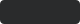
<?xml version="1.0" encoding="UTF-8"?>
<ui version="4.0">
 <class>TabSelectorTooltip</class>
 <widget class="QFrame" name="TabSelectorTooltip">
  <property name="geometry">
   <rect>
    <x>0</x>
    <y>0</y>
    <width>80</width>
    <height>24</height>
   </rect>
  </property>
  <property name="styleSheet">
   <string notr="true">#TabSelectorTooltip
{
background-color: transparent;
border: none;
}

#tooltipContent
{
background-color: #2A2B2C; /*colorToken.background-inverse*/
border: none;
border-radius: 4px;
}

#tooltipContent QLabel
{
color: #FAFAFA; /*colorToken.text-inverse*/
background-color: transparent;
border: none;
}</string>
  </property>
  <layout class="QVBoxLayout" name="rootLayout">
   <property name="spacing">
    <number>0</number>
   </property>
   <property name="leftMargin">
    <number>0</number>
   </property>
   <property name="topMargin">
    <number>0</number>
   </property>
   <property name="rightMargin">
    <number>0</number>
   </property>
   <property name="bottomMargin">
    <number>0</number>
   </property>
   <item>
    <widget class="QFrame" name="tooltipContent">
     <property name="frameShape">
      <enum>QFrame::NoFrame</enum>
     </property>
     <layout class="QHBoxLayout" name="contentLayout">
      <property name="spacing">
       <number>0</number>
      </property>
      <property name="leftMargin">
       <number>8</number>
      </property>
      <property name="topMargin">
       <number>4</number>
      </property>
      <property name="rightMargin">
       <number>8</number>
      </property>
      <property name="bottomMargin">
       <number>4</number>
      </property>
      <item>
       <widget class="QLabel" name="lText">
        <property name="text">
         <string/>
        </property>
        <property name="font-size" stdset="0">
         <string notr="true">body-2</string>
        </property>
        <property name="semibold" stdset="0">
         <bool>true</bool>
        </property>
       </widget>
      </item>
     </layout>
    </widget>
   </item>
  </layout>
 </widget>
 <resources/>
 <connections/>
</ui>
